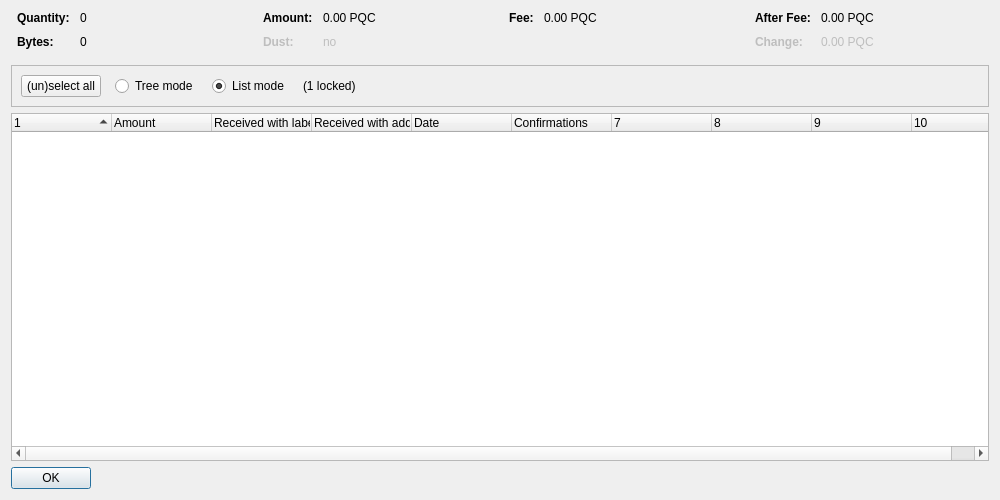
<?xml version="1.0" encoding="UTF-8"?>
<ui version="4.0">
 <class>CoinControlDialog</class>
 <widget class="QDialog" name="CoinControlDialog">
  <property name="geometry">
   <rect>
    <x>0</x>
    <y>0</y>
    <width>1000</width>
    <height>500</height>
   </rect>
  </property>
  <property name="windowTitle">
   <string>Coin Selection</string>
  </property>
  <layout class="QVBoxLayout" name="verticalLayout">
   <item>
    <layout class="QHBoxLayout" name="horizontalLayoutTop" stretch="0,0,0,0">
     <property name="topMargin">
      <number>0</number>
     </property>
     <property name="bottomMargin">
      <number>10</number>
     </property>
     <item>
      <layout class="QFormLayout" name="formLayoutCoinControl1">
       <property name="horizontalSpacing">
        <number>10</number>
       </property>
       <property name="verticalSpacing">
        <number>10</number>
       </property>
       <property name="leftMargin">
        <number>6</number>
       </property>
       <property name="rightMargin">
        <number>6</number>
       </property>
       <item row="0" column="0">
        <widget class="QLabel" name="labelCoinControlQuantityText">
         <property name="font">
          <font>
           <weight>75</weight>
           <bold>true</bold>
          </font>
         </property>
         <property name="text">
          <string>Quantity:</string>
         </property>
        </widget>
       </item>
       <item row="0" column="1">
        <widget class="QLabel" name="labelCoinControlQuantity">
         <property name="cursor">
          <cursorShape>IBeamCursor</cursorShape>
         </property>
         <property name="contextMenuPolicy">
          <enum>Qt::ActionsContextMenu</enum>
         </property>
         <property name="text">
          <string notr="true">0</string>
         </property>
         <property name="textInteractionFlags">
          <set>Qt::LinksAccessibleByMouse|Qt::TextSelectableByKeyboard|Qt::TextSelectableByMouse</set>
         </property>
        </widget>
       </item>
       <item row="1" column="0">
        <widget class="QLabel" name="labelCoinControlBytesText">
         <property name="font">
          <font>
           <weight>75</weight>
           <bold>true</bold>
          </font>
         </property>
         <property name="text">
          <string>Bytes:</string>
         </property>
        </widget>
       </item>
       <item row="1" column="1">
        <widget class="QLabel" name="labelCoinControlBytes">
         <property name="cursor">
          <cursorShape>IBeamCursor</cursorShape>
         </property>
         <property name="contextMenuPolicy">
          <enum>Qt::ActionsContextMenu</enum>
         </property>
         <property name="text">
          <string notr="true">0</string>
         </property>
         <property name="textInteractionFlags">
          <set>Qt::LinksAccessibleByMouse|Qt::TextSelectableByKeyboard|Qt::TextSelectableByMouse</set>
         </property>
        </widget>
       </item>
      </layout>
     </item>
     <item>
      <layout class="QFormLayout" name="formLayoutCoinControl2">
       <property name="horizontalSpacing">
        <number>10</number>
       </property>
       <property name="verticalSpacing">
        <number>10</number>
       </property>
       <property name="leftMargin">
        <number>6</number>
       </property>
       <property name="rightMargin">
        <number>6</number>
       </property>
       <item row="0" column="0">
        <widget class="QLabel" name="labelCoinControlAmountText">
         <property name="font">
          <font>
           <weight>75</weight>
           <bold>true</bold>
          </font>
         </property>
         <property name="text">
          <string>Amount:</string>
         </property>
        </widget>
       </item>
       <item row="0" column="1">
        <widget class="QLabel" name="labelCoinControlAmount">
         <property name="cursor">
          <cursorShape>IBeamCursor</cursorShape>
         </property>
         <property name="contextMenuPolicy">
          <enum>Qt::ActionsContextMenu</enum>
         </property>
         <property name="text">
          <string notr="true">0.00 PQC</string>
         </property>
         <property name="textInteractionFlags">
          <set>Qt::LinksAccessibleByMouse|Qt::TextSelectableByKeyboard|Qt::TextSelectableByMouse</set>
         </property>
        </widget>
       </item>
       <item row="1" column="0">
        <widget class="QLabel" name="labelCoinControlLowOutputText">
         <property name="enabled">
          <bool>false</bool>
         </property>
         <property name="font">
          <font>
           <weight>75</weight>
           <bold>true</bold>
          </font>
         </property>
         <property name="text">
          <string>Dust:</string>
         </property>
        </widget>
       </item>
       <item row="1" column="1">
        <widget class="QLabel" name="labelCoinControlLowOutput">
         <property name="enabled">
          <bool>false</bool>
         </property>
         <property name="cursor">
          <cursorShape>IBeamCursor</cursorShape>
         </property>
         <property name="contextMenuPolicy">
          <enum>Qt::ActionsContextMenu</enum>
         </property>
         <property name="text">
          <string notr="true">no</string>
         </property>
         <property name="textInteractionFlags">
          <set>Qt::LinksAccessibleByMouse|Qt::TextSelectableByKeyboard|Qt::TextSelectableByMouse</set>
         </property>
        </widget>
       </item>
      </layout>
     </item>
     <item>
      <layout class="QFormLayout" name="formLayoutCoinControl3">
       <property name="horizontalSpacing">
        <number>10</number>
       </property>
       <property name="verticalSpacing">
        <number>10</number>
       </property>
       <property name="leftMargin">
        <number>6</number>
       </property>
       <property name="rightMargin">
        <number>6</number>
       </property>
       <item row="0" column="0">
        <widget class="QLabel" name="labelCoinControlFeeText">
         <property name="font">
          <font>
           <weight>75</weight>
           <bold>true</bold>
          </font>
         </property>
         <property name="text">
          <string>Fee:</string>
         </property>
        </widget>
       </item>
       <item row="0" column="1">
        <widget class="QLabel" name="labelCoinControlFee">
         <property name="cursor">
          <cursorShape>IBeamCursor</cursorShape>
         </property>
         <property name="contextMenuPolicy">
          <enum>Qt::ActionsContextMenu</enum>
         </property>
         <property name="text">
          <string notr="true">0.00 PQC</string>
         </property>
         <property name="textInteractionFlags">
          <set>Qt::LinksAccessibleByMouse|Qt::TextSelectableByKeyboard|Qt::TextSelectableByMouse</set>
         </property>
        </widget>
       </item>
      </layout>
     </item>
     <item>
      <layout class="QFormLayout" name="formLayoutCoinControl4">
       <property name="horizontalSpacing">
        <number>10</number>
       </property>
       <property name="verticalSpacing">
        <number>10</number>
       </property>
       <property name="leftMargin">
        <number>6</number>
       </property>
       <property name="rightMargin">
        <number>6</number>
       </property>
       <item row="0" column="0">
        <widget class="QLabel" name="labelCoinControlAfterFeeText">
         <property name="font">
          <font>
           <weight>75</weight>
           <bold>true</bold>
          </font>
         </property>
         <property name="text">
          <string>After Fee:</string>
         </property>
        </widget>
       </item>
       <item row="0" column="1">
        <widget class="QLabel" name="labelCoinControlAfterFee">
         <property name="cursor">
          <cursorShape>IBeamCursor</cursorShape>
         </property>
         <property name="contextMenuPolicy">
          <enum>Qt::ActionsContextMenu</enum>
         </property>
         <property name="text">
          <string notr="true">0.00 PQC</string>
         </property>
         <property name="textInteractionFlags">
          <set>Qt::LinksAccessibleByMouse|Qt::TextSelectableByKeyboard|Qt::TextSelectableByMouse</set>
         </property>
        </widget>
       </item>
       <item row="1" column="0">
        <widget class="QLabel" name="labelCoinControlChangeText">
         <property name="enabled">
          <bool>false</bool>
         </property>
         <property name="font">
          <font>
           <weight>75</weight>
           <bold>true</bold>
          </font>
         </property>
         <property name="text">
          <string>Change:</string>
         </property>
        </widget>
       </item>
       <item row="1" column="1">
        <widget class="QLabel" name="labelCoinControlChange">
         <property name="enabled">
          <bool>false</bool>
         </property>
         <property name="cursor">
          <cursorShape>IBeamCursor</cursorShape>
         </property>
         <property name="contextMenuPolicy">
          <enum>Qt::ActionsContextMenu</enum>
         </property>
         <property name="text">
          <string notr="true">0.00 PQC</string>
         </property>
         <property name="textInteractionFlags">
          <set>Qt::LinksAccessibleByMouse|Qt::TextSelectableByKeyboard|Qt::TextSelectableByMouse</set>
         </property>
        </widget>
       </item>
      </layout>
     </item>
    </layout>
   </item>
   <item>
    <widget class="QFrame" name="frame">
     <property name="minimumSize">
      <size>
       <width>0</width>
       <height>40</height>
      </size>
     </property>
     <property name="frameShape">
      <enum>QFrame::StyledPanel</enum>
     </property>
     <property name="frameShadow">
      <enum>QFrame::Sunken</enum>
     </property>
     <layout class="QHBoxLayout" name="horizontalLayout">
      <item>
       <layout class="QHBoxLayout" name="horizontalLayoutPanel" stretch="0,0,0,0,0">
        <property name="spacing">
         <number>14</number>
        </property>
        <item>
         <widget class="QPushButton" name="pushButtonSelectAll">
          <property name="sizePolicy">
           <sizepolicy hsizetype="Maximum" vsizetype="Fixed">
            <horstretch>0</horstretch>
            <verstretch>0</verstretch>
           </sizepolicy>
          </property>
          <property name="text">
           <string>(un)select all</string>
          </property>
          <property name="autoDefault">
           <bool>false</bool>
          </property>
         </widget>
        </item>
        <item>
         <widget class="QRadioButton" name="radioTreeMode">
          <property name="sizePolicy">
           <sizepolicy hsizetype="Maximum" vsizetype="Fixed">
            <horstretch>0</horstretch>
            <verstretch>0</verstretch>
           </sizepolicy>
          </property>
          <property name="text">
           <string>Tree mode</string>
          </property>
         </widget>
        </item>
        <item>
         <widget class="QRadioButton" name="radioListMode">
          <property name="sizePolicy">
           <sizepolicy hsizetype="Maximum" vsizetype="Fixed">
            <horstretch>0</horstretch>
            <verstretch>0</verstretch>
           </sizepolicy>
          </property>
          <property name="text">
           <string>List mode</string>
          </property>
          <property name="checked">
           <bool>true</bool>
          </property>
         </widget>
        </item>
        <item>
         <widget class="QLabel" name="labelLocked">
          <property name="text">
           <string notr="true">(1 locked)</string>
          </property>
         </widget>
        </item>
        <item>
         <spacer name="horizontalSpacer">
          <property name="orientation">
           <enum>Qt::Horizontal</enum>
          </property>
          <property name="sizeHint" stdset="0">
           <size>
            <width>40</width>
            <height>20</height>
           </size>
          </property>
         </spacer>
        </item>
       </layout>
      </item>
     </layout>
    </widget>
   </item>
   <item>
    <widget class="CoinControlTreeWidget" name="treeWidget">
     <property name="contextMenuPolicy">
      <enum>Qt::CustomContextMenu</enum>
     </property>
     <property name="sortingEnabled">
      <bool>false</bool>
     </property>
     <property name="columnCount">
      <number>10</number>
     </property>
     <attribute name="headerShowSortIndicator" stdset="0">
      <bool>true</bool>
     </attribute>
     <attribute name="headerStretchLastSection">
      <bool>false</bool>
     </attribute>
     <column>
      <property name="text">
       <string/>
      </property>
     </column>
     <column>
      <property name="text">
       <string>Amount</string>
      </property>
     </column>
     <column>
      <property name="text">
       <string>Received with label</string>
      </property>
     </column>
     <column>
      <property name="text">
       <string>Received with address</string>
      </property>
     </column>
     <column>
      <property name="text">
       <string>Date</string>
      </property>
     </column>
     <column>
      <property name="text">
       <string>Confirmations</string>
      </property>
      <property name="toolTip">
       <string>Confirmed</string>
      </property>
     </column>
     <column>
      <property name="text">
       <string/>
      </property>
     </column>
     <column>
      <property name="text">
       <string/>
      </property>
     </column>
     <column>
      <property name="text">
       <string/>
      </property>
     </column>
     <column>
      <property name="text">
       <string/>
      </property>
     </column>
    </widget>
   </item>
   <item>
    <widget class="QDialogButtonBox" name="buttonBox">
     <property name="sizePolicy">
      <sizepolicy hsizetype="Maximum" vsizetype="Fixed">
       <horstretch>0</horstretch>
       <verstretch>0</verstretch>
      </sizepolicy>
     </property>
     <property name="orientation">
      <enum>Qt::Horizontal</enum>
     </property>
     <property name="standardButtons">
      <set>QDialogButtonBox::Ok</set>
     </property>
    </widget>
   </item>
  </layout>
 </widget>
 <customwidgets>
  <customwidget>
   <class>CoinControlTreeWidget</class>
   <extends>QTreeWidget</extends>
   <header>coincontroltreewidget.h</header>
  </customwidget>
 </customwidgets>
 <resources/>
 <connections/>
</ui>
